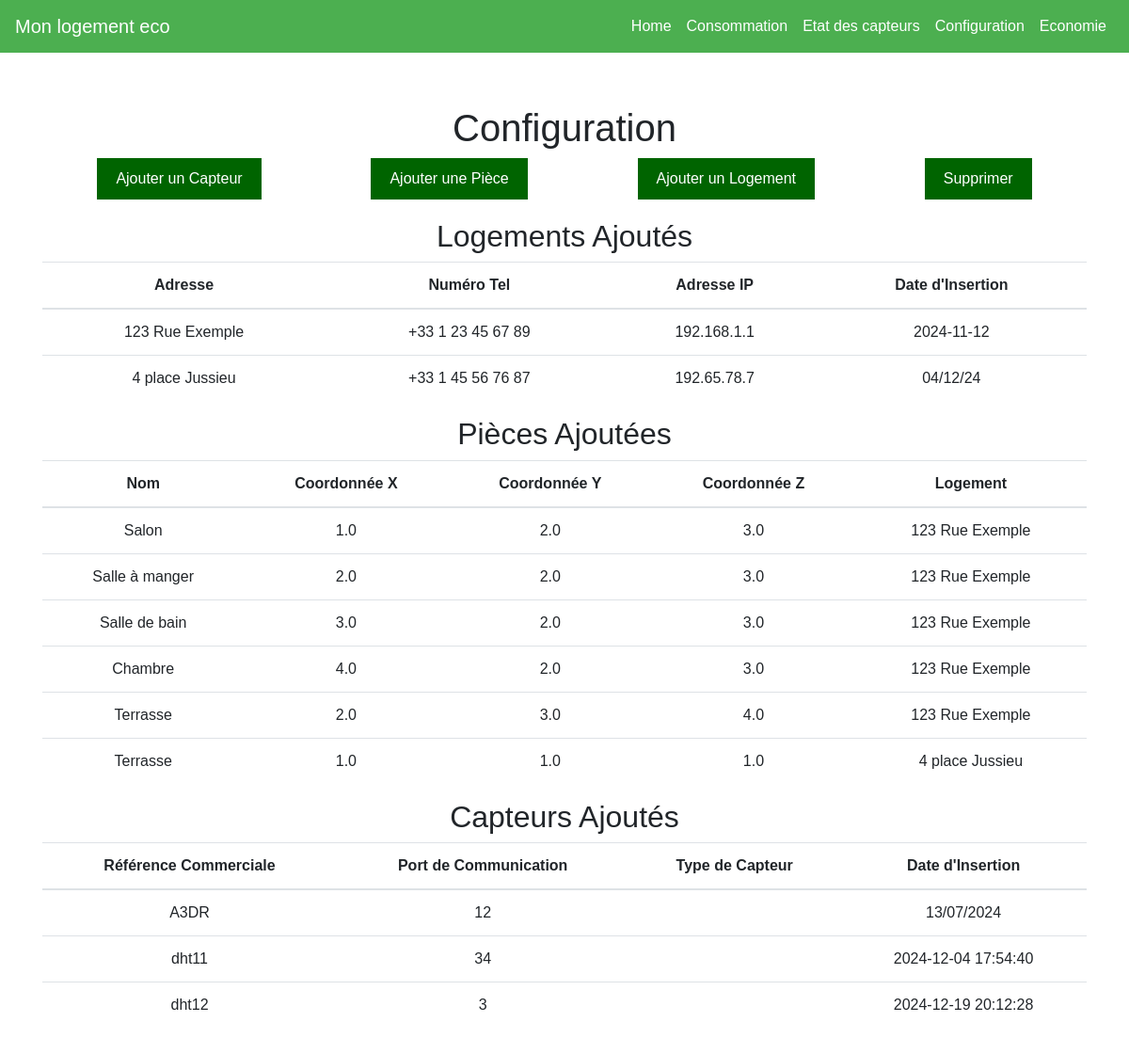
Before: /config with the older database file.
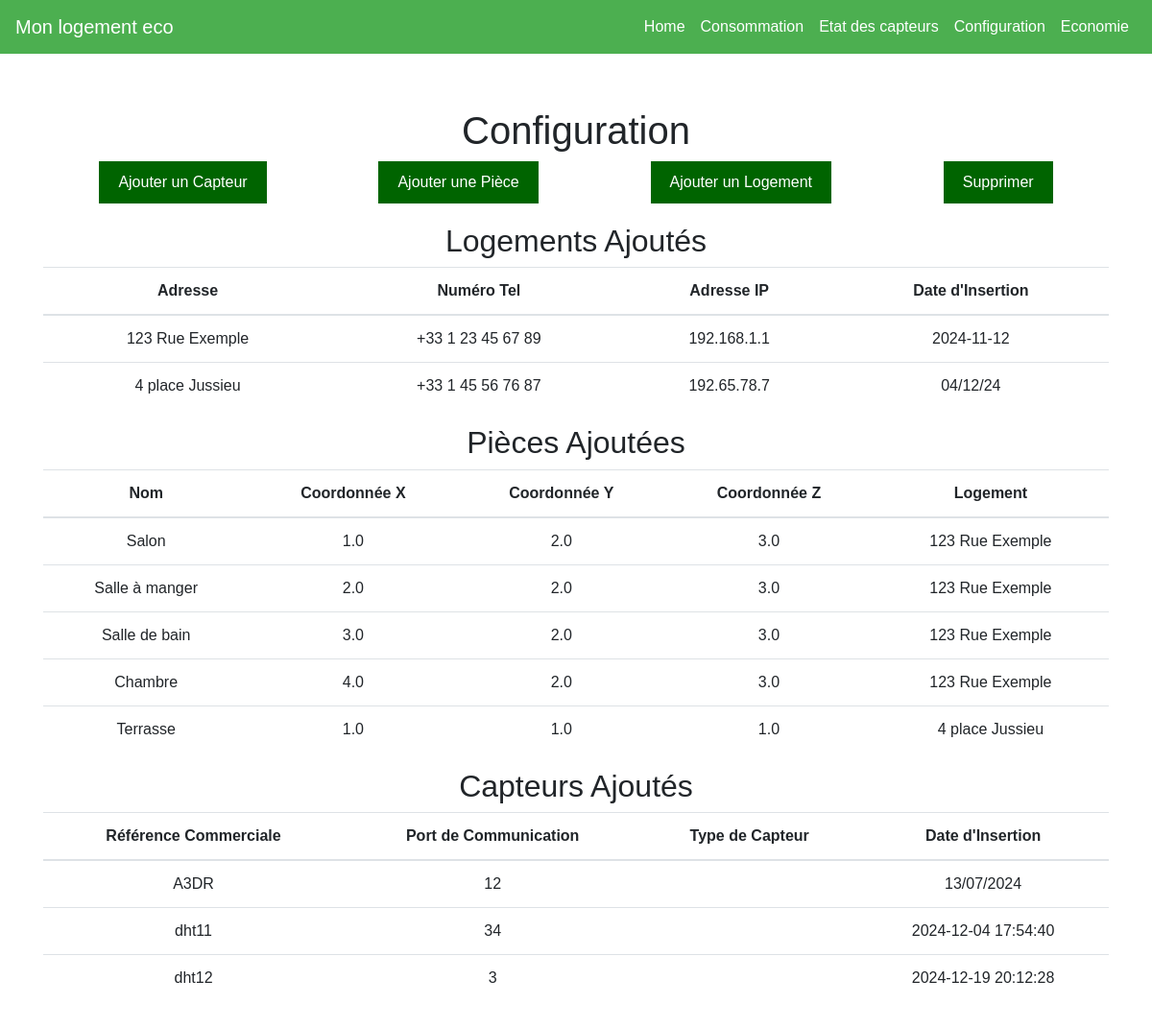
After: the same page with the newer database file.
### tables this page shows
CREATE TABLE Logement (
    id_loge INTEGER PRIMARY KEY AUTOINCREMENT,  
    adresse TEXT,                               
    numero_tel TEXT,                            
    IP TEXT,                                    
    date_insert TEXT                             
);

CREATE TABLE Piece (
    id_piece INTEGER PRIMARY KEY AUTOINCREMENT,  
    nom TEXT,
    x REAL,
    y REAL,
    z REAL,
    id_loge INTEGER,                             
    FOREIGN KEY (id_loge) REFERENCES Logement(id_loge)  
);

CREATE TABLE Capteur (
    id_capteur INTEGER PRIMARY KEY AUTOINCREMENT,   
    ref_commerciale TEXT,
    port_communication TEXT,
    date_insert TEXT,
    id_piece INTEGER,                             
    -- FOREIGN KEY (id_piece) REFERENCES Piece(id_piece),  
    id_type INTEGER,                             
    FOREIGN KEY (id_type) REFERENCES Type_capteur(id_type)  
);

### main.py (the view)
@app.get("/config", response_class=HTMLResponse)
async def read_config(request: Request):
    capteurs = get_capteurs()
    logements = get_logements()
    pieces = get_pieces_with_logement()
    return templates.TemplateResponse("config.html", {"request": request, "capteurs": capteurs, "logements": logements, "pieces": pieces})

### templates/config.html (shortened to what this page needs)
{% extends "base.html" %}
{% block content %}
<h1>Configuration</h1>
<div class="menu">
    <button class="menu-button" onclick="showForm('capteurForm')">Ajouter un Capteur</button>
    <button class="menu-button" onclick="showForm('pieceForm')">Ajouter une Pièce</button>
    <button class="menu-button" onclick="showForm('logementForm')">Ajouter un Logement</button>
    <button class="menu-button" onclick="showForm('suppressionForm')">Supprimer</button>
</div>
<h2>Logements Ajoutés</h2>
<table class="table">
    <thead>
        <tr>
            <th>Adresse</th>
            <th>Numéro Tel</th>
            <th>Adresse IP</th>
            <th>Date d'Insertion</th>
        </tr>
    </thead>
    <tbody>
        {% for logement in logements %}
        <tr>
            <td>{{ logement.adresse }}</td>
            <td>{{ logement.numero_tel }}</td>
            <td>{{ logement.IP }}</td>
            <td>{{ logement.date_insert }}</td>
        </tr>
        {% endfor %}
    </tbody>
</table>
<h2>Pièces Ajoutées</h2>
<table class="table">
    <thead>
        <tr>
            <th>Nom</th>
            <th>Coordonnée X</th>
            <th>Coordonnée Y</th>
            <th>Coordonnée Z</th>
            <th>Logement</th>
        </tr>
    </thead>
    <tbody>
        {% for piece in pieces %}
        <tr>
            <td>{{ piece.nom }}</td>
            <td>{{ piece.x }}</td>
            <td>{{ piece.y }}</td>
            <td>{{ piece.z }}</td>
            <td>{{ piece.logement_adresse }}</td>
        </tr>
        {% endfor %}
    </tbody>
</table>
<h2>Capteurs Ajoutés</h2>
<table class="table">
    <thead>
        <tr>
            <th>Référence Commerciale</th>
            <th>Port de Communication</th>
            <th>Type de Capteur</th>
            <th>Date d'Insertion</th>
        </tr>
    </thead>
    <tbody>
        {% for capteur in capteurs %}
        <tr>
            <td>{{ capteur.ref_commerciale }}</td>
            <td>{{ capteur.port_communication }}</td>
            <td>{{ capteur.unite_mesure }}</td>
            <td>{{ capteur.date_insert }}</td>
        </tr>
        {% endfor %}
    </tbody>
</table>
{% endblock %}

### templates/base.html (shortened to what this page needs)
<!DOCTYPE html>
<html lang="en">
<head>
    <link rel="stylesheet" href="https://stackpath.bootstrapcdn.com/bootstrap/4.5.2/css/bootstrap.min.css">
    <link rel="stylesheet" href="/static/css/styles.css">
</head>
<body>
    <header>
        <nav class="navbar navbar-expand-lg custom-navbar">
            <a class="navbar-brand" href="/">Mon logement eco</a>
            <div class="collapse navbar-collapse" id="navbarNav">
                <ul class="navbar-nav ml-auto">
                    <li class="nav-item"><a class="nav-link" href="/">Home</a></li>
                    <li class="nav-item"><a class="nav-link" href="/consommation">Consommation</a></li>
                    <li class="nav-item"><a class="nav-link" href="/etatcapteur">Etat des capteurs</a></li>
                    <li class="nav-item"><a class="nav-link" href="/config">Configuration</a></li>
                    <li class="nav-item"><a class="nav-link" href="/economie">Economie</a></li>
                </ul>
            </div>
        </nav>
    </header>
    <main class="container mt-4">
        {% block content %}{% endblock %}
    </main>
</body>
</html>

### static/css/styles.css (style rules this page uses)
body { font-family: Arial, sans-serif; margin: 0; padding: 0; }
header { margin-bottom: 20px; }
main { padding: 2em; text-align: center; }
.custom-navbar { background-color: #4CAF50; }
.custom-navbar .nav-link { color: white; }
.custom-navbar .navbar-brand { color: white; }

### templates/config.html (style rules this page uses)
.menu { display: flex; justify-content: space-around; margin-bottom: 20px; }
.menu-button { background-color: #006400; color: white; border: none; padding: 10px 20px; font-size: 16px; cursor: pointer; transition: box-shadow 0.3s ease; }

Changed rows visible on the page:
removed Piece: nom "Terrasse", x "2.0", y "3.0", z "4.0", logement_adresse "123 Rue Exemple"
